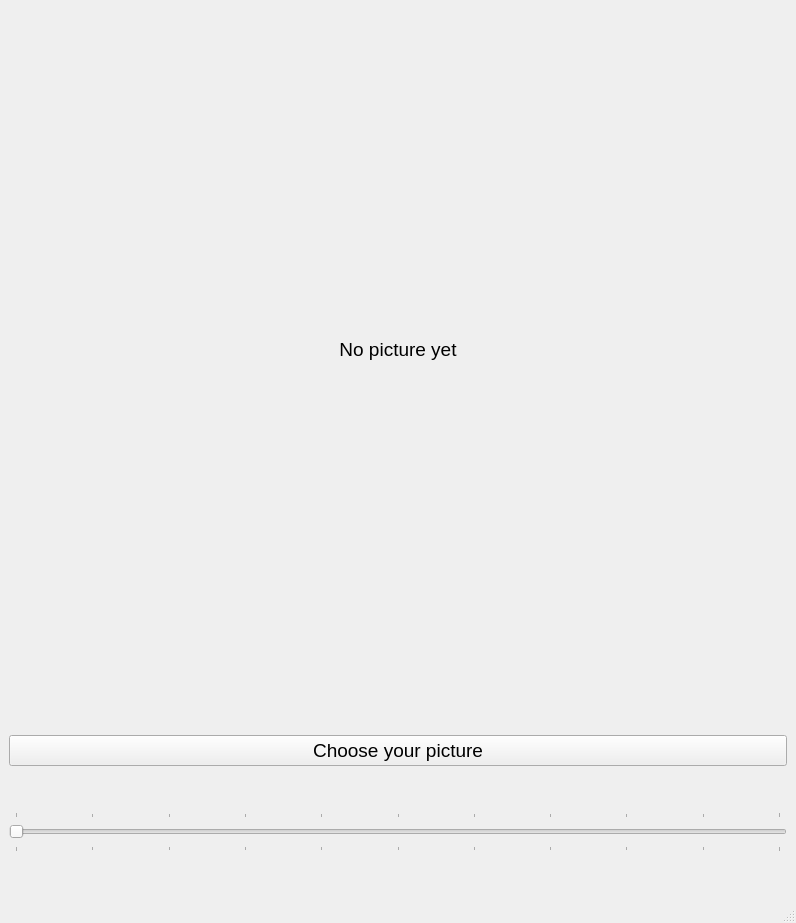
<?xml version="1.0" encoding="UTF-8"?>
<ui version="4.0">
 <class>MainWindow</class>
 <widget class="QMainWindow" name="MainWindow">
  <property name="geometry">
   <rect>
    <x>0</x>
    <y>0</y>
    <width>796</width>
    <height>923</height>
   </rect>
  </property>
  <property name="windowTitle">
   <string>MainWindow</string>
  </property>
  <widget class="QWidget" name="centralwidget">
   <layout class="QGridLayout" name="gridLayout">
    <item row="0" column="0">
     <layout class="QVBoxLayout" name="verticalLayout">
      <item>
       <widget class="QLabel" name="label">
        <property name="sizePolicy">
         <sizepolicy hsizetype="Expanding" vsizetype="Expanding">
          <horstretch>0</horstretch>
          <verstretch>0</verstretch>
         </sizepolicy>
        </property>
        <property name="minimumSize">
         <size>
          <width>300</width>
          <height>300</height>
         </size>
        </property>
        <property name="font">
         <font>
          <pointsize>14</pointsize>
         </font>
        </property>
        <property name="text">
         <string>No picture yet</string>
        </property>
        <property name="alignment">
         <set>Qt::AlignCenter</set>
        </property>
       </widget>
      </item>
      <item>
       <spacer name="verticalSpacer">
        <property name="orientation">
         <enum>Qt::Vertical</enum>
        </property>
        <property name="sizeType">
         <enum>QSizePolicy::Fixed</enum>
        </property>
        <property name="sizeHint" stdset="0">
         <size>
          <width>20</width>
          <height>40</height>
         </size>
        </property>
       </spacer>
      </item>
      <item>
       <widget class="QPushButton" name="pushButton">
        <property name="font">
         <font>
          <pointsize>14</pointsize>
         </font>
        </property>
        <property name="text">
         <string>Choose your picture</string>
        </property>
       </widget>
      </item>
      <item>
       <spacer name="verticalSpacer_2">
        <property name="orientation">
         <enum>Qt::Vertical</enum>
        </property>
        <property name="sizeType">
         <enum>QSizePolicy::Fixed</enum>
        </property>
        <property name="sizeHint" stdset="0">
         <size>
          <width>20</width>
          <height>40</height>
         </size>
        </property>
       </spacer>
      </item>
      <item>
       <widget class="QSlider" name="horizontalSlider">
        <property name="minimumSize">
         <size>
          <width>0</width>
          <height>40</height>
         </size>
        </property>
        <property name="font">
         <font>
          <pointsize>14</pointsize>
         </font>
        </property>
        <property name="acceptDrops">
         <bool>false</bool>
        </property>
        <property name="maximum">
         <number>10</number>
        </property>
        <property name="pageStep">
         <number>10</number>
        </property>
        <property name="tracking">
         <bool>true</bool>
        </property>
        <property name="orientation">
         <enum>Qt::Horizontal</enum>
        </property>
        <property name="tickPosition">
         <enum>QSlider::TicksBothSides</enum>
        </property>
        <property name="tickInterval">
         <number>0</number>
        </property>
       </widget>
      </item>
      <item>
       <spacer name="verticalSpacer_3">
        <property name="orientation">
         <enum>Qt::Vertical</enum>
        </property>
        <property name="sizeType">
         <enum>QSizePolicy::Fixed</enum>
        </property>
        <property name="sizeHint" stdset="0">
         <size>
          <width>20</width>
          <height>40</height>
         </size>
        </property>
       </spacer>
      </item>
     </layout>
    </item>
   </layout>
  </widget>
  <widget class="QMenuBar" name="menubar">
   <property name="geometry">
    <rect>
     <x>0</x>
     <y>0</y>
     <width>796</width>
     <height>21</height>
    </rect>
   </property>
  </widget>
  <widget class="QStatusBar" name="statusbar"/>
 </widget>
 <resources/>
 <connections>
  <connection>
   <sender>pushButton</sender>
   <signal>clicked()</signal>
   <receiver>MainWindow</receiver>
   <slot>getFile()</slot>
   <hints>
    <hint type="sourcelabel">
     <x>253</x>
     <y>754</y>
    </hint>
    <hint type="destinationlabel">
     <x>15</x>
     <y>790</y>
    </hint>
   </hints>
  </connection>
  <connection>
   <sender>horizontalSlider</sender>
   <signal>valueChanged(int)</signal>
   <receiver>MainWindow</receiver>
   <slot>changeBlurGrade()</slot>
   <hints>
    <hint type="sourcelabel">
     <x>363</x>
     <y>823</y>
    </hint>
    <hint type="destinationlabel">
     <x>426</x>
     <y>776</y>
    </hint>
   </hints>
  </connection>
 </connections>
 <slots>
  <slot>getFile()</slot>
  <slot>changeBlurGrade()</slot>
 </slots>
</ui>
